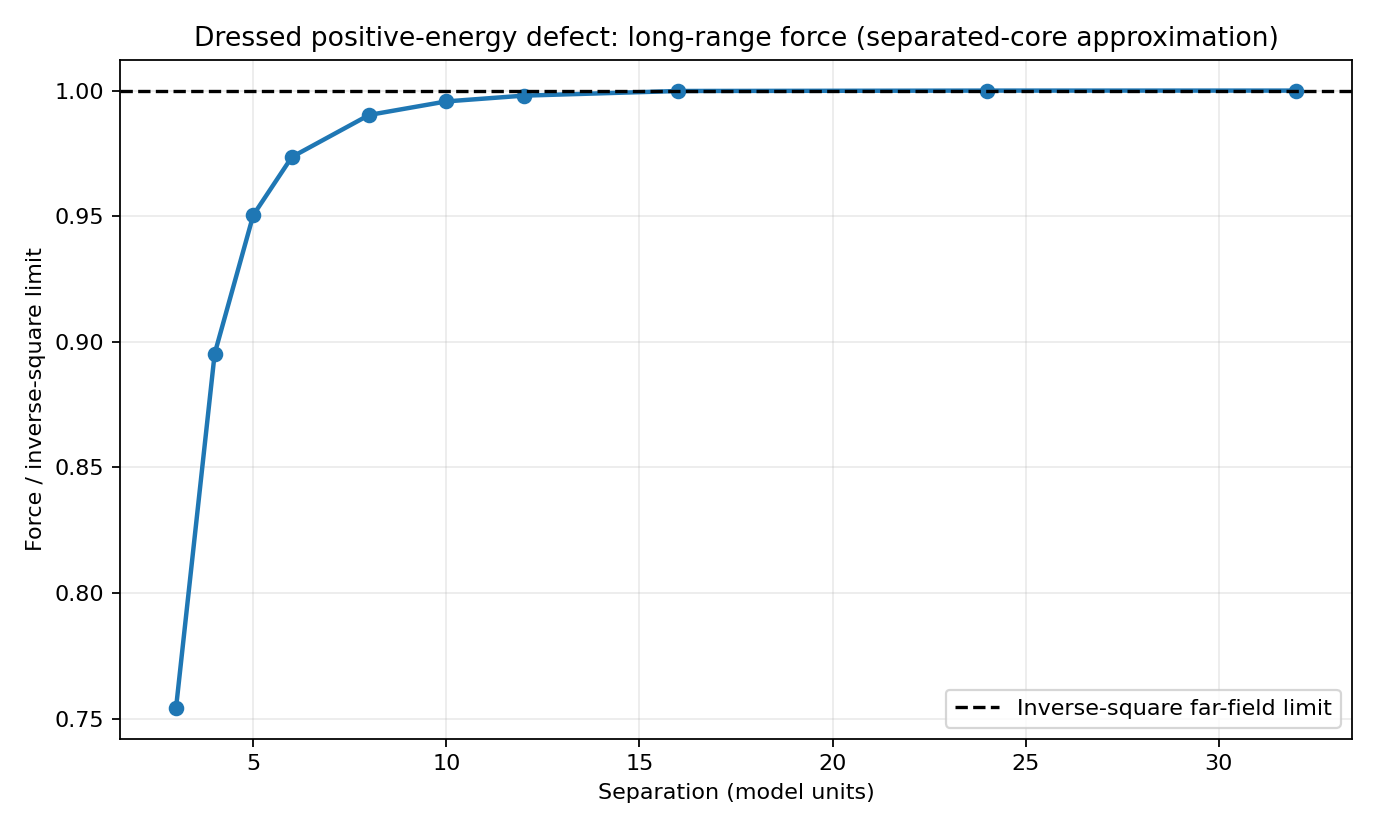

Generate this figure with Python:
#!/usr/bin/env python3
"""First-order / separated-core force using the isolated dressed sources.
This is NOT the fully coupled two-soliton boundary value problem.
"""
import csv, math
from pathlib import Path
import numpy as np
from numpy.polynomial.legendre import leggauss
import matplotlib
matplotlib.use('Agg')
import matplotlib.pyplot as plt

OUT=Path(__file__).resolve().parent
p=np.genfromtxt(OUT/'positive_profile_alpha_0p25.csv',delimiter=',',names=True)
r=np.asarray(p['radius']);rho=np.asarray(p['rho2']);h=np.asarray(p['h']);g=.5;K=1.
source=g*(1-g*h)*rho
m=4*math.pi*r*r*(r[1]-r[0])*source
M=np.cumsum(m)
Q=float(np.sum(m))

def mass_inside(s):
    s=np.asarray(s)
    ans=np.interp(s,r,M,left=0,right=Q)
    mask=s<r[0]
    ans[mask]=M[0]*(s[mask]/r[0])**3
    return ans

def force(d,ng=120):
    mu,wm=leggauss(ng)
    v=d+r[:,None]*mu[None,:]
    radius=np.sqrt(d*d+r[:,None]**2+2*d*r[:,None]*mu[None,:])
    inside=mass_inside(radius)
    field_force=(inside/(4*math.pi*K*radius**3))*v
    return float(np.dot(m,np.dot(field_force,wm)/2))

rows=[]
for d in (3.,4.,5.,6.,8.,10.,12.,16.,24.,32.):
    actual=force(d)
    ideal=Q*Q/(4*math.pi*K*d*d)
    rows.append(dict(distance=d,force_dressed=actual,far_field_inverse_square=ideal,ratio=actual/ideal))
for d in (4.,10.,24.):
    v120=force(d,120);v220=force(d,220)
    assert abs(v120-v220)/abs(v220)<3e-5
with open(OUT/'positive_pair_force.csv','w',newline='') as f:
    w=csv.DictWriter(f,fieldnames=list(rows[0]));w.writeheader();w.writerows(rows)
fig,ax=plt.subplots(figsize=(8.6,5.2))
ax.plot([d['distance'] for d in rows],[d['ratio'] for d in rows],'o-',lw=2)
ax.axhline(1,ls='--',c='k',label='Inverse-square far-field limit')
ax.set(xlabel='Separation (model units)',ylabel='Force / inverse-square limit',title='Dressed positive-energy defect: long-range force (separated-core approximation)')
ax.grid(alpha=.25);ax.legend();fig.tight_layout();fig.savefig(OUT/'positive_pair_force.png',dpi=160);plt.close(fig)
print('Total dressed charge Q',Q)
for d in rows:print(d)
